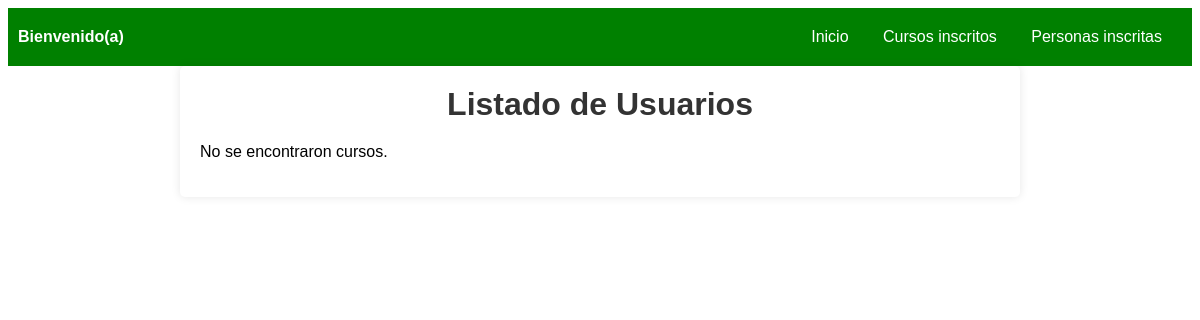
Page /cursos/listar_registro.php on the earlier database version.
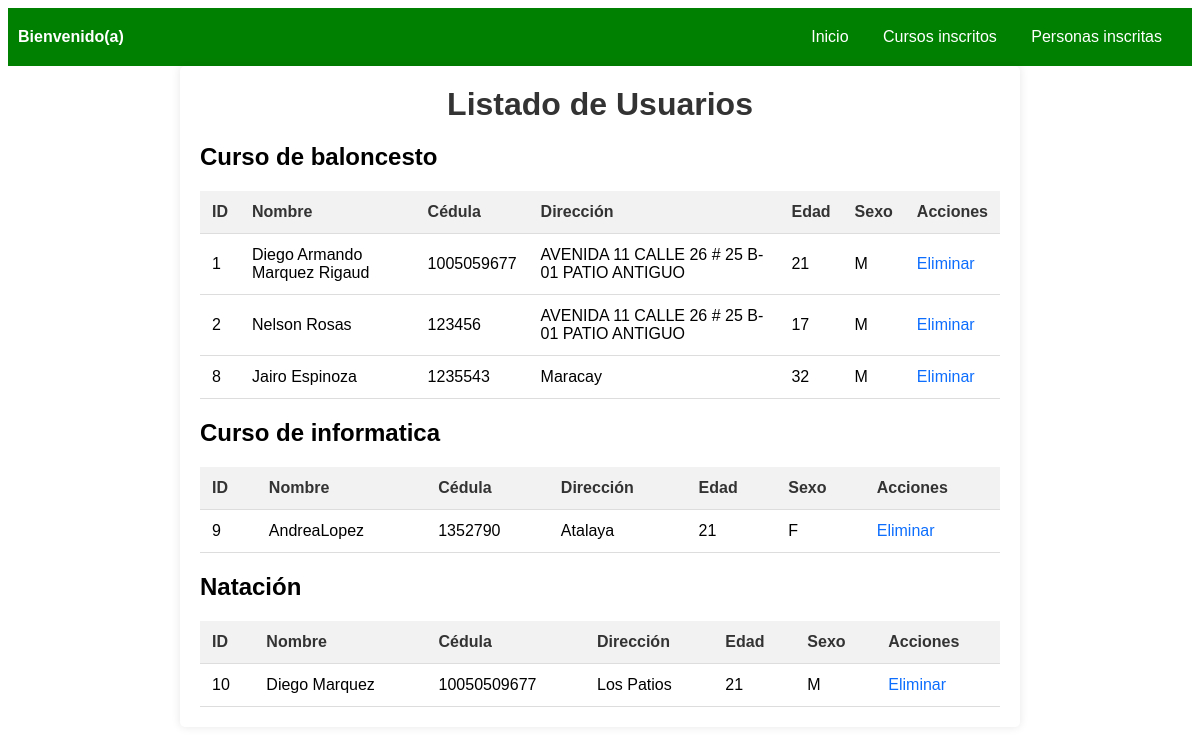
Same page on the later database version.
### tables this page shows
CREATE TABLE `usuarios` (
  `id` int(11) NOT NULL,
  `nombre` varchar(50) NOT NULL,
  `cedula` varchar(15) NOT NULL,
  `direccion` varchar(100) NOT NULL,
  `edad` int(11) NOT NULL,
  `sexo` enum('M','F','O') NOT NULL,
  `curso` varchar(50) NOT NULL
);

### cursos/listar_registro.php (the view, shortened to what this page needs)
<!DOCTYPE html>
<html>
<head>
</head>
<body>
</head>
<body>
  <div class="navbar"><span class="welcome-text">Bienvenido(a)</span>
    <ul>
      <li><a href="../Login_y_registro/bienvenida.php">Inicio</a></li>
      <li><a href="../cursos/curso_cliente.php">Cursos inscritos</a></li>
      <li><a href="../cursos/listar_registro.php">Personas inscritas</a></li>
    </ul>
  </div>
    <div class="container">
        <h1>Listado de Usuarios</h1>
        <?php
            include("../conexion.php");
        $sql_cursos = "SELECT DISTINCT curso FROM usuarios";
        $resultado_cursos = mysqli_query($conex, $sql_cursos);
        if (mysqli_num_rows($resultado_cursos) > 0) {
            while ($fila_curso = mysqli_fetch_assoc($resultado_cursos)) {
                $curso_actual = $fila_curso['curso'];
                echo "<h2>$curso_actual</h2>";
                $sql_datos_curso = "SELECT * FROM usuarios WHERE curso='$curso_actual'";
                $resultado_datos_curso = mysqli_query($conex, $sql_datos_curso);
                if (mysqli_num_rows($resultado_datos_curso) > 0) {
                    echo "<table>";
                    echo "<tr>
                            <th>ID</th>
                            <th>Nombre</th>
                            <th>Cédula</th>
                            <th>Dirección</th>
                            <th>Edad</th>
                            <th>Sexo</th>
                            <th>Acciones</th>
                        </tr>";
                    while ($fila = mysqli_fetch_assoc($resultado_datos_curso)) {
                        echo "<tr>";
                        echo "<td>" . $fila['id'] . "</td>";
                        echo "<td>" . $fila['nombre'] . "</td>";
                        echo "<td>" . $fila['cedula'] . "</td>";
                        echo "<td>" . $fila['direccion'] . "</td>";
                        echo "<td>" . $fila['edad'] . "</td>";
                        echo "<td>" . $fila['sexo'] . "</td>";
                        echo "<td><a class='delete-link' href='?eliminar=" . $fila['id'] . "'>Eliminar</a></td>";
                        echo "</tr>";
                    }
                    echo "</table>";
                } else {
                    echo "<p>No se encontraron registros para el curso: $curso_actual</p>";
                }
            }
        } else {
            echo "<p>No se encontraron cursos.</p>";
        }
        ?>
    </div>
</body>
</html>

Differences in the rows shown:
added usuarios: id "1", nombre "Diego Armando Marquez Rigaud", cedula "1005059677", direccion "AVENIDA 11 CALLE 26 # 25 B- 01 PATIO ANTIGUO", edad "21", sexo "M", shown under "Curso de baloncesto"
added usuarios: id "2", nombre "Nelson Rosas", cedula "123456", direccion "AVENIDA 11 CALLE 26 # 25 B- 01 PATIO ANTIGUO", edad "17", sexo "M", shown under "Curso de baloncesto"
added usuarios: id "8", nombre "Jairo Espinoza", cedula "1235543", direccion "Maracay", edad "32", sexo "M", shown under "Curso de baloncesto"
added usuarios: id "9", nombre "AndreaLopez", cedula "1352790", direccion "Atalaya", edad "21", sexo "F", shown under "Curso de informatica"
added usuarios: id "10", nombre "Diego Marquez", cedula "10050509677", direccion "Los Patios", edad "21", sexo "M", shown under "Natación"
Other differences:
new list line: "Curso de baloncesto ID Nombre Cédula Dirección Edad Sexo Acciones"
new list line: "Curso de informatica ID Nombre Cédula Dirección Edad Sexo Acciones"
new list line: "Natación ID Nombre Cédula Dirección Edad Sexo Acciones"
text no longer shown: "No se encontraron cursos."
